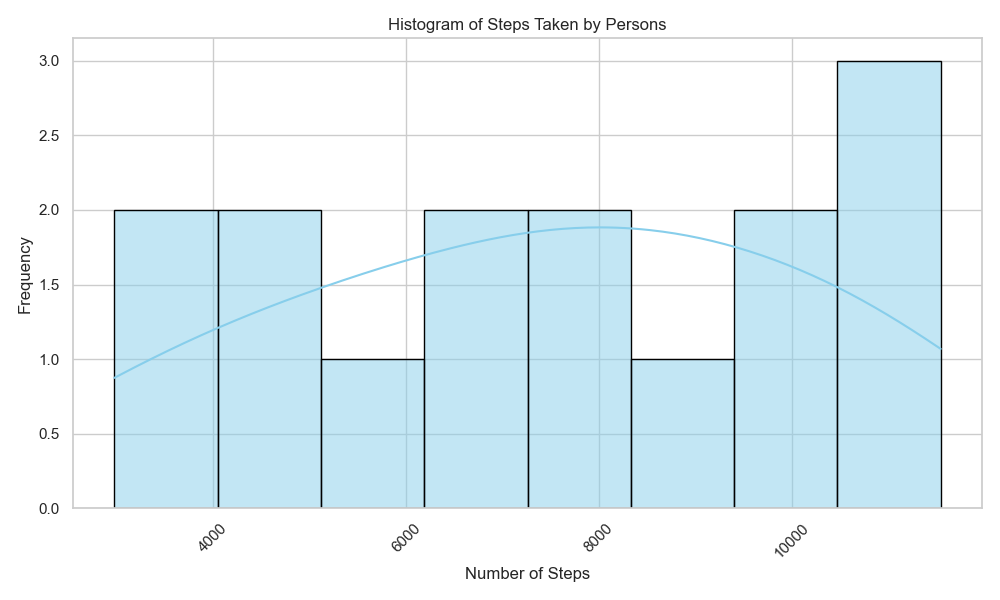

The Python source for this figure:

import seaborn as sns
import pandas as pd
import matplotlib.pyplot as plt

# Given data
data = [
    {'Person': 'Person 1', 'Steps': 3245},
    {'Person': 'Person 2', 'Steps': 5678},
    {'Person': 'Person 3', 'Steps': 8392},
    {'Person': 'Person 4', 'Steps': 11234},
    {'Person': 'Person 5', 'Steps': 9483},
    {'Person': 'Person 6', 'Steps': 7492},
    {'Person': 'Person 7', 'Steps': 5047},
    {'Person': 'Person 8', 'Steps': 6861},
    {'Person': 'Person 9', 'Steps': 7023},
    {'Person': 'Person 10', 'Steps': 11542},
    {'Person': 'Person 11', 'Steps': 9437},
    {'Person': 'Person 12', 'Steps': 8327},
    {'Person': 'Person 13', 'Steps': 4879},
    {'Person': 'Person 14', 'Steps': 2975},
    {'Person': 'Person 15', 'Steps': 10489}
]

# Convert the data to a pandas DataFrame
df = pd.DataFrame(data)

# Set the style of seaborn
sns.set_style('whitegrid')

# Create a histogram plot
plt.figure(figsize=(10, 6)) # Customize the size of the plot
sns.histplot(data=df, x='Steps', bins=8, kde=True, color='skyblue', edgecolor='black')

# Additional customizations for a better looking plot
plt.title('Histogram of Steps Taken by Persons')
plt.xlabel('Number of Steps')
plt.ylabel('Frequency')
plt.xticks(rotation=45) # Rotate the x-axis labels for better visibility
plt.tight_layout() # Fit the plot nicely within the figure area

# Show the plot
plt.show()
